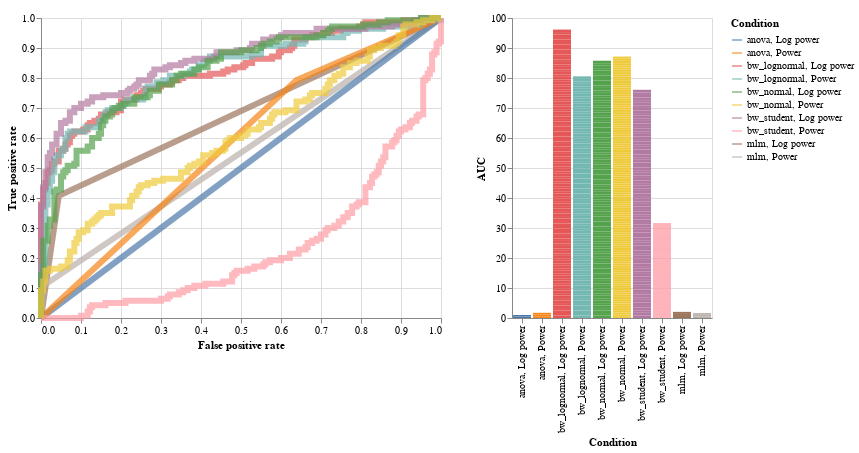

The code cell stored with this chart in its notebook:
### Markdown cell above
## Non-Binary
For models that have CI

### Code cell
model_comparison.plot_roc(y_scores, true_slopes,binary=False)

### Figure 1 — Vega-Lite specification as saved in the notebook (floating-point values rounded to 4 significant figures; data arrays with more than 128 entries replaced by an {"elided": "..."} marker saying what was removed)
{"config": {"view": {"continuousWidth": 400, "continuousHeight": 300}}, "hconcat": [{"mark": {"type": "line", "opacity": 0.7, "size": 6}, "encoding": {"color": {"type": "nominal", "field": "Condition"}, "x": {"type": "quantitative", "field": "False positive rate"}, "y": {"type": "quantitative", "field": "True positive rate"}}}, {"mark": "bar", "encoding": {"color": {"type": "nominal", "field": "Condition"}, "x": {"type": "nominal", "field": "Condition"}, "y": {"type": "quantitative", "field": "AUC"}}, "selection": {"selector003": {"type": "interval", "bind": "scales", "encodings": ["x", "y"]}}}], "data": {"name": "data-06f15efd07b8ed4b5eaaa23b20ee73df"}, "$schema": "https://vega.github.io/schema/vega-lite/v4.8.1.json", "datasets": {"data-06f15efd07b8ed4b5eaaa23b20ee73df": {"elided": "698 records"}}}
